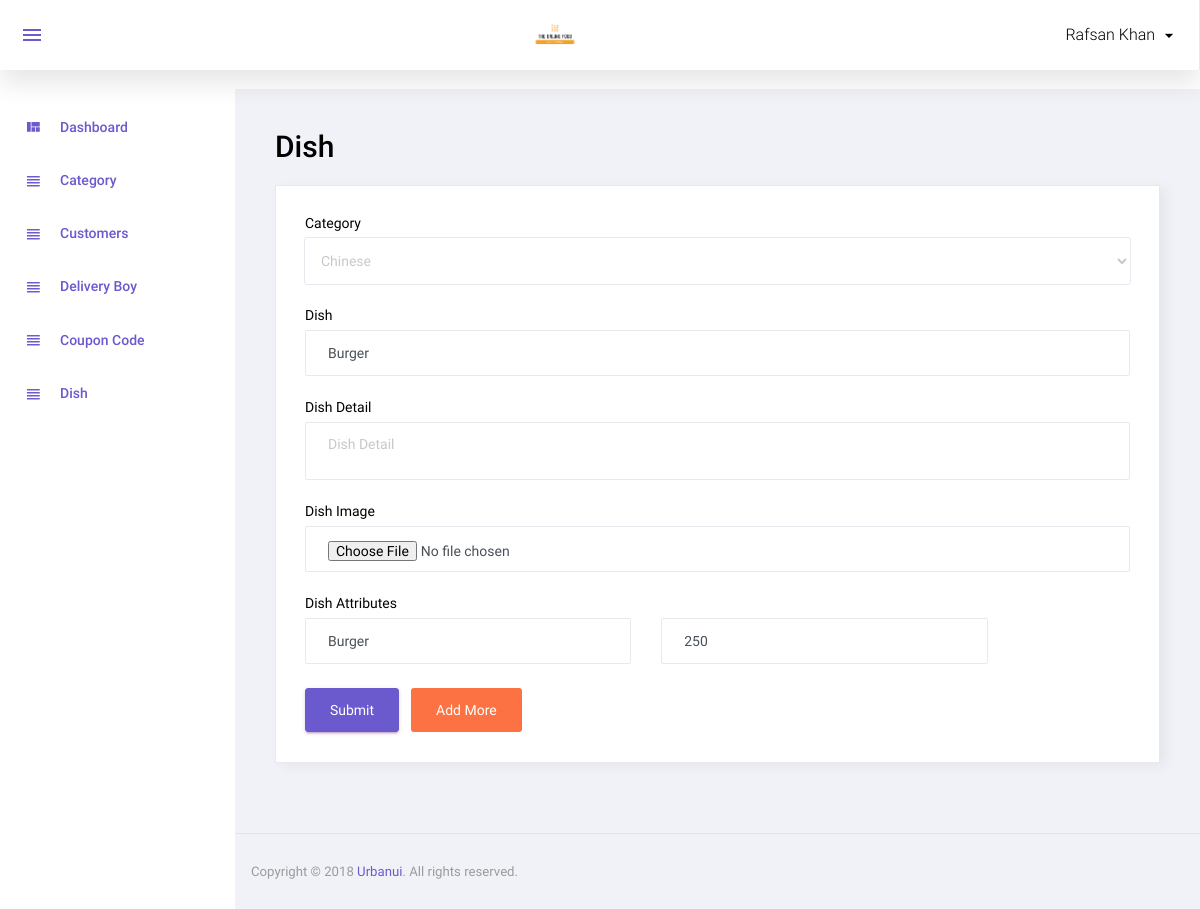
The page /admin/manage_dish.php?id=1 (signed in) on the database its author committed.
### tables this page shows
CREATE TABLE `dish` (
  `id` int(11) NOT NULL,
  `category_id` int(11) NOT NULL,
  `dish` varchar(100) NOT NULL,
  `dish_detail` text NOT NULL,
  `image` varchar(100) NOT NULL,
  `status` int(11) NOT NULL,
  `added_on` datetime NOT NULL
);

CREATE TABLE `dish_details` (
  `id` int(11) NOT NULL,
  `dish_id` int(11) NOT NULL,
  `attribute` varchar(100) NOT NULL,
  `price` int(11) NOT NULL,
  `status` int(11) NOT NULL,
  `added_on` datetime NOT NULL
);

### function.inc.php (called while the page is built, shortened)
<?php
function get_safe_value($str){
    global  $con;
    $str=mysqli_real_escape_string($con,$str);
    return $str;
}
    ?>

### admin/manage_dish.php (the view, shortened to what this page needs)
<?php
include('top.php');
$category_id="";
$dish="";
$dish_detail="";
$id="";
$image_status='required';
if(isset($_GET['id']) && $_GET['id']>0){
	$id=get_safe_value($_GET['id']);
	$row=mysqli_fetch_assoc(mysqli_query($con,"select * from dish where id='$id'"));
	$category_id=$row['category_id'];
	$dish=$row['dish'];
	$dish_detail=$row['dish_detail'];
	$image_status='';
}
$res_category=mysqli_query($con,"select * from category where status='1' order by category asc")
?>
<div class="row">
			<h1 class="grid_title ml10 ml15">Dish</h1>
            <div class="col-12 grid-margin stretch-card">
              <div class="card">
                <div class="card-body">
                  <form class="forms-sample" method="post" enctype="multipart/form-data">
                    <div class="form-group">
                      <label for="exampleInputName1">Category</label>
                      <select class="form-control" name="category_id" required>
						<?php
						while($row_category=mysqli_fetch_assoc($res_category)){
							if($row_category['id']==$category_id){
								echo "<option value='".$row_category['id']."' selected>".$row_category['category']."</option>";
							}else{
								echo "<option value='".$row_category['id']."'>".$row_category['category']."</option>";
							}
						}
						?>
					  </select>
                    </div>
					<div class="form-group">
                      <label for="exampleInputName1">Dish</label>
                      <input type="text" class="form-control" placeholder="dish" name="dish" required value="<?php echo $dish?>">
                    </div>
                    <div class="form-group">
                      <label for="exampleInputEmail3" required>Dish Detail</label>
                      <textarea name="dish_detail" class="form-control" placeholder="Dish Detail"><?php echo $dish_detail?></textarea>
                    </div>
					<div class="form-group">
                      <label for="exampleInputEmail3">Dish Image</label>
                      <input type="file" class="form-control" placeholder="Dish Image" name="image" <?php echo $image_status?>>
                    </div>
					<div class="form-group" id="dish_box1">
						<label for="exampleInputEmail3">Dish Attributes</label>
					<?php if($id==0){?>
						<div class="row">
							<div class="col-5">
								<input type="text" class="form-control" placeholder="Attribute" name="attribute[]" required>
							</div>
							<div class="col-5">
								<input type="text" class="form-control" placeholder="Price" name="price[]" required>
							</div>
						</div>
					<?php } else{
						$dish_details_res=mysqli_query($con,"select * from dish_details where dish_id='$id'");
						while($dish_details_row=mysqli_fetch_assoc($dish_details_res)){
						?>
						<div class="row mt8">
							<div class="col-5">
								<input type="text" class="form-control" placeholder="Attribute" name="attribute[]" required value="<?php echo $dish_details_row['attribute']?>">
							</div>
							<div class="col-5">
								<input type="text" class="form-control" placeholder="Price" name="price[]" required  value="<?php echo $dish_details_row['price']?>">
							</div>
						</div>
					<?php
					} } ?>
					</div>
                    <button type="submit" class="btn btn-primary mr-2" name="submit">Submit</button>
					<button type="button" class="btn badge-danger mr-2" onclick="add_more()">Add More</button>
                  </form>
                </div>
              </div>
            </div>
		 </div>
<?php include('footer.php');?>

### rows shown on the page
dish: dish "Burger"
dish_details: attribute "Burger", price "250"

### other values the page prints
$_SESSION['ADMIN_USER'] "Rafsan Khan"
form field category_id "Chinese"
